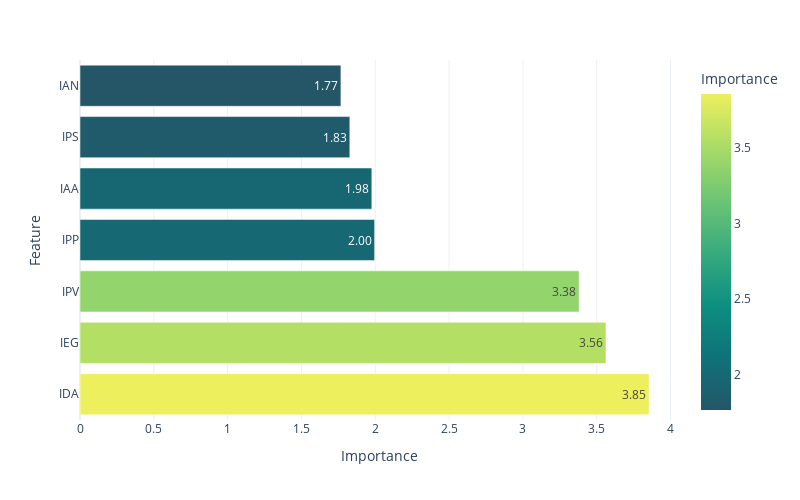

Write notebook code for a chart like this one.
### Code cell
# Obter as importâncias das features
feature_importance = np.abs(tuned_model.coef_[0])

# Criar dataframe com as importâncias
df_importance = pd.DataFrame({
    'Feature': tuned_model.feature_names_in_,
    'Importance': feature_importance
}).sort_values(by="Importance", ascending=False)

# Criar gráfico de barras interativo
fig = px.bar(df_importance, x='Importance', y='Feature', 
            orientation='h', 
            #  title="Importância das Features",
            color='Importance', 
            color_continuous_scale='aggrnyl',
            template='plotly_white',
            text_auto=True
            )

fig.update_layout(
                  width=800,
                  height=500,
                )

fig.update_traces(
    marker=dict(reversescale=True),
    texttemplate='%{x:.2f}')

fig.show()

### Figure 1 — Plotly figure (JSON) as saved in the notebook; plotly's stock layout.template omitted (floating-point values rounded to 4 significant figures)
{"data": [{"alignmentgroup": "True", "hovertemplate": "Importance=%{marker.color}<br>Feature=%{y}<extra></extra>", "legendgroup": "", "marker": {"color": [3.855, 3.563, 3.381, 1.996, 1.977, 1.828, 1.767], "coloraxis": "coloraxis", "pattern": {"shape": ""}, "reversescale": true}, "name": "", "offsetgroup": "", "orientation": "h", "showlegend": false, "textposition": "auto", "texttemplate": "%{x:.2f}", "type": "bar", "x": [3.855, 3.563, 3.381, 1.996, 1.977, 1.828, 1.767], "xaxis": "x", "y": ["IDA", "IEG", "IPV", "IPP", "IAA", "IPS", "IAN"], "yaxis": "y"}], "layout": {"barmode": "relative", "coloraxis": {"colorbar": {"title": {"text": "Importance"}}, "colorscale": [[0, "rgb(36, 86, 104)"], [0.1667, "rgb(15, 114, 121)"], [0.3333, "rgb(13, 143, 129)"], [0.5, "rgb(57, 171, 126)"], [0.6667, "rgb(110, 197, 116)"], [0.8333, "rgb(169, 220, 103)"], [1, "rgb(237, 239, 93)"]]}, "height": 500, "legend": {"tracegroupgap": 0}, "margin": {"t": 60}, "width": 800, "xaxis": {"anchor": "y", "domain": [0, 1], "title": {"text": "Importance"}}, "yaxis": {"anchor": "x", "domain": [0, 1], "title": {"text": "Feature"}}}}
